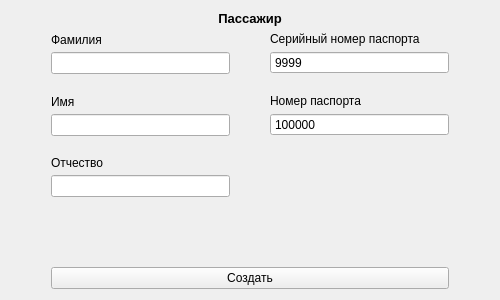
<?xml version="1.0" encoding="UTF-8"?>
<ui version="4.0">
 <class>AddPassengerModal</class>
 <widget class="QWidget" name="AddPassengerModal">
  <property name="geometry">
   <rect>
    <x>0</x>
    <y>0</y>
    <width>500</width>
    <height>300</height>
   </rect>
  </property>
  <property name="minimumSize">
   <size>
    <width>500</width>
    <height>300</height>
   </size>
  </property>
  <property name="maximumSize">
   <size>
    <width>500</width>
    <height>306</height>
   </size>
  </property>
  <property name="windowTitle">
   <string>Form</string>
  </property>
  <layout class="QVBoxLayout" name="verticalLayout">
   <item>
    <widget class="QLabel" name="label">
     <property name="styleSheet">
      <string notr="true">font-weight: 600; font-size: 10pt; color: black;</string>
     </property>
     <property name="text">
      <string>Пассажир</string>
     </property>
     <property name="alignment">
      <set>Qt::AlignCenter</set>
     </property>
    </widget>
   </item>
   <item>
    <layout class="QHBoxLayout" name="horizontalLayout" stretch="0,2,0">
     <item>
      <spacer name="horizontalSpacer">
       <property name="orientation">
        <enum>Qt::Horizontal</enum>
       </property>
       <property name="sizeHint" stdset="0">
        <size>
         <width>40</width>
         <height>20</height>
        </size>
       </property>
      </spacer>
     </item>
     <item>
      <layout class="QVBoxLayout" name="formLayout">
       <property name="spacing">
        <number>20</number>
       </property>
       <item>
        <layout class="QGridLayout" name="gridLayout" columnstretch="1,1">
         <property name="sizeConstraint">
          <enum>QLayout::SetMinimumSize</enum>
         </property>
         <property name="horizontalSpacing">
          <number>40</number>
         </property>
         <item row="0" column="1">
          <layout class="QVBoxLayout" name="inputGroup_11">
           <property name="spacing">
            <number>5</number>
           </property>
           <item>
            <widget class="QLabel" name="pSerialNoLabel">
             <property name="text">
              <string>Серийный номер паспорта</string>
             </property>
            </widget>
           </item>
           <item>
            <widget class="QSpinBox" name="pSerialNoInput">
             <property name="buttonSymbols">
              <enum>QAbstractSpinBox::NoButtons</enum>
             </property>
             <property name="minimum">
              <number>1000</number>
             </property>
             <property name="maximum">
              <number>9999</number>
             </property>
             <property name="value">
              <number>9999</number>
             </property>
            </widget>
           </item>
          </layout>
         </item>
         <item row="1" column="1">
          <layout class="QVBoxLayout" name="inputGroup_10">
           <property name="spacing">
            <number>5</number>
           </property>
           <item>
            <widget class="QLabel" name="pCodeLabel">
             <property name="text">
              <string>Номер паспорта</string>
             </property>
            </widget>
           </item>
           <item>
            <widget class="QSpinBox" name="pCodeInput">
             <property name="buttonSymbols">
              <enum>QAbstractSpinBox::NoButtons</enum>
             </property>
             <property name="minimum">
              <number>100000</number>
             </property>
             <property name="maximum">
              <number>999999</number>
             </property>
             <property name="value">
              <number>999999</number>
             </property>
            </widget>
           </item>
          </layout>
         </item>
         <item row="0" column="0">
          <layout class="QVBoxLayout" name="inputGroup_6">
           <property name="spacing">
            <number>5</number>
           </property>
           <item>
            <widget class="QLabel" name="lastNameLabel">
             <property name="text">
              <string>Фамилия</string>
             </property>
            </widget>
           </item>
           <item>
            <widget class="QLineEdit" name="lastNameInput">
             <property name="echoMode">
              <enum>QLineEdit::Normal</enum>
             </property>
            </widget>
           </item>
          </layout>
         </item>
         <item row="1" column="0">
          <layout class="QVBoxLayout" name="inputGroup_9">
           <property name="spacing">
            <number>5</number>
           </property>
           <item>
            <widget class="QLabel" name="firstNameLabel">
             <property name="text">
              <string>Имя</string>
             </property>
            </widget>
           </item>
           <item>
            <widget class="QLineEdit" name="firstNameInput">
             <property name="echoMode">
              <enum>QLineEdit::Normal</enum>
             </property>
            </widget>
           </item>
          </layout>
         </item>
         <item row="2" column="0">
          <layout class="QVBoxLayout" name="inputGroup_12">
           <property name="spacing">
            <number>5</number>
           </property>
           <item>
            <widget class="QLabel" name="middleNameLabel">
             <property name="text">
              <string>Отчество</string>
             </property>
            </widget>
           </item>
           <item>
            <widget class="QLineEdit" name="middleNameInput">
             <property name="echoMode">
              <enum>QLineEdit::Normal</enum>
             </property>
            </widget>
           </item>
          </layout>
         </item>
        </layout>
       </item>
       <item>
        <spacer name="verticalSpacer_2">
         <property name="orientation">
          <enum>Qt::Vertical</enum>
         </property>
         <property name="sizeHint" stdset="0">
          <size>
           <width>20</width>
           <height>40</height>
          </size>
         </property>
        </spacer>
       </item>
       <item>
        <widget class="QPushButton" name="addButton">
         <property name="cursor">
          <cursorShape>PointingHandCursor</cursorShape>
         </property>
         <property name="text">
          <string>Создать</string>
         </property>
        </widget>
       </item>
      </layout>
     </item>
     <item>
      <spacer name="horizontalSpacer_2">
       <property name="orientation">
        <enum>Qt::Horizontal</enum>
       </property>
       <property name="sizeHint" stdset="0">
        <size>
         <width>40</width>
         <height>20</height>
        </size>
       </property>
      </spacer>
     </item>
    </layout>
   </item>
  </layout>
 </widget>
 <resources/>
 <connections/>
</ui>
